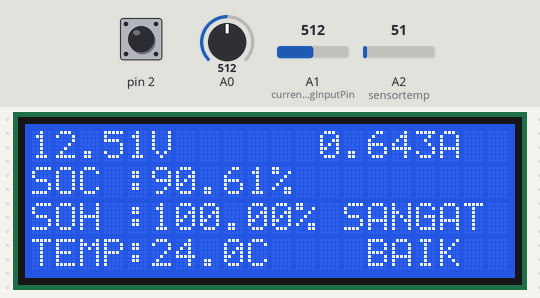
The sketch below on a simulated Arduino Uno, built with avr-gcc and run on an emulated ATmega328P. On the bench: 20×4 character LCD. The test bench sets the inputs (shaded band); at power-on: A1 (currentAnalogInputPin) = 512, pin 2 HIGH, A0 = 512, A2 (sensortemp) = 51. EEPROM starts erased; what the sketch prints to the serial monitor is not drawn. At 9.6 s the program stops and its outputs stay as they are.

Above: at 1.7 s.
1.8 s: A1 (currentAnalogInputPin) set to 408
At 3.1 s:
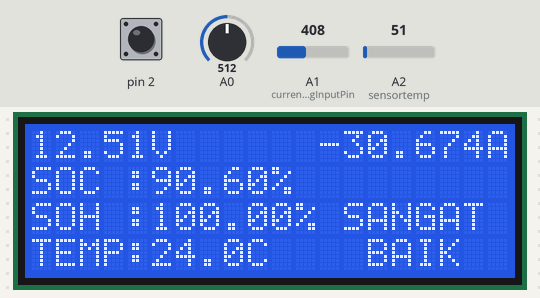
4.9 s: A1 (currentAnalogInputPin) set to 379
At 6.5 s:
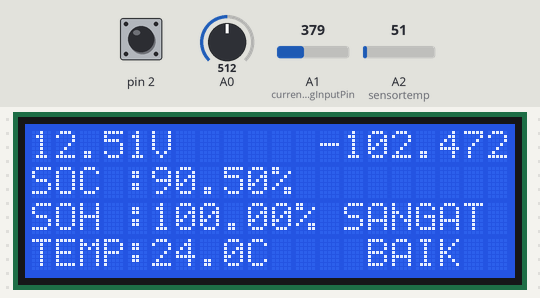
9.2 s: pin 2 pulled LOW for 0.15 s
At 9.7 s:
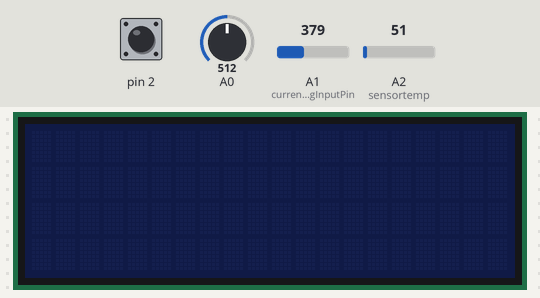
Timing chart, 0 to 11.1 s (numbered marks = the images above; inputs shaded):
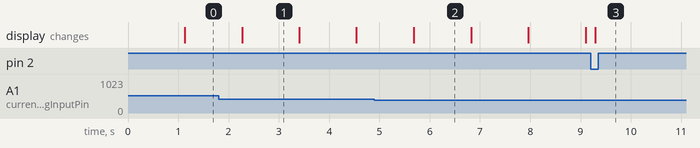

The sketch:

SOC.ino
```cpp
#include<EEPROM.h>
#include "Filter.h"
#include <LiquidCrystal_I2C.h>

LiquidCrystal_I2C lcd (0x27,20,4);

ExponentialFilter<float> FilteredGain(40, 0);
float Qtot=234000;
float Qmax=234000; //65AH in AMin
float soc,soc_batt,soh,sohb;
float ampb,amp;
float volt;
float suhu;
float bantubacaeeprom;

int currentAnalogInputPin = A1;             // Which pin to measure Current Value (A0 is reserved for LCD Display Shield Button function)
float manualOffset = 0.00;                  // Key in value to manually offset the initial value
float mVperAmpValue = 6.25;                 // If using "Hall-Effect" Current Transformer, key in value using this formula: mVperAmp = maximum voltage range (in milli volt) / current rating of CT
                                                    // For example, a 20A Hall-Effect Current Transformer rated at 20A, 2.5V +/- 0.625V, mVperAmp will be 625 mV / 20A = 31.25mV/A
                                                    // For example, a 50A Hall-Effect Current Transformer rated at 50A, 2.5V +/- 0.625V, mVperAmp will be 625 mV / 50A = 12.5 mV/A
float supplyVoltage = 5000;                 // Analog input pin maximum supply voltage, Arduino Uno or Mega is 5000mV while Arduino Nano or Node MCU is 3300mV
float offsetSampleRead = 0;                 /* to read the value of a sample for offset purpose later */
float currentSampleRead  = 0;               /* to read the value of a sample including currentOffset1 value*/
float currentLastSample  = 0;               /* to count time for each sample. Technically 1 milli second 1 sample is taken */
float currentSampleSum   = 0;               /* accumulation of sample readings */
float currentSampleCount = 0;               /* to count number of sample. */
float currentMean ;                         /* to calculate the average value from all samples, in analog values*/
float RMSCurrentMean ;                      /* square roof of currentMean, in analog values */
float FinalRMSCurrent ;
float testData,testDataB;
int a;
float FinalValue;
float inVB,inV;

float readVolt(){
  inVB=inV;
  int value = 0;
  float voltage = 0.0;
  float R1 = 30000.0;
  float R2 = 7500.0;
  value = analogRead(A0);
  voltage = value * (5.0/1023.0);
  inV = voltage / (R2/(R2+R1));
  if(abs(inVB-inV)>0.05){
    return inV;
  }
  else{
    inV=inVB;
    return inVB;
  }
}

float readSuhu(){
  const int sensortemp = A2;
  int tempc;
  float vout;
  float adc;
  adc =analogRead(sensortemp);
  vout= adc /1023.0 *5 ;
  tempc = vout * 100;
  return tempc;
}

float readAmp(){
  while(currentSampleCount<=5000){
    a=analogRead(currentAnalogInputPin);
    FilteredGain.Filter(a);
    a=FilteredGain.Current();
    currentSampleRead = a-511;                  /* read the sample value including offset value*/
    currentSampleSum = currentSampleSum + currentSampleRead ;                                      /* accumulate total analog values for each sample readings*/
    currentSampleCount = currentSampleCount + 1;                                                       /* to count and move on to the next following count */
    delay(0.1);
  }
  currentMean = (currentSampleSum/currentSampleCount);                                                /* average accumulated analog values*/                                                              /* square root of the average value*/
  testData=(((currentMean /1023.0) *supplyVoltage));


  if(abs(testData-testDataB)>0.5){
    FinalValue=testData*0.16939131-0.13606419+0.081818182;
    testDataB=testData;
  }
  else {
    FinalValue=testDataB*0.16939131-0.13606419+0.081818182;
  }
  currentSampleSum =0;                                                                              /* to reset accumulate sample values for the next cycle */
  currentSampleCount=0;
  return FinalValue;
}


void SOC(){
  amp=readAmp();
  if((amp>=-0.06)&& (amp<=0.06)){
    amp=0;
  }
  Serial.println("Amp= " +String(amp,3));
  soc=soc+(1*((amp+ampb)/2));
  soc_batt=(soc*100.0)/Qtot;
  if((amp==ampb) && (amp==0.0)){
    Qtot=soc;
    // EEPROM.put(0,Qtot);
  }
  ampb=amp;

}

void SOH(){
  sohb=soh;
  soh=(Qtot*100.0)/Qmax;
  if(sohb!=soh){
    EEPROM.put(0,soh);
   }
}

void OCV(){
  float teg=readVolt();
  volt=teg;
  Serial.println("TEGANGAN BRO: "+String(teg));
  if(teg>12.7){
    soc=100;
  }
  else if(teg>12.5){
    soc=50*teg-535;
  }
  else if(teg>12.32){
    soc=110.6557377*teg-1293.60655738;
  }
  else if(teg>12.06){
    soc=76.77165354*teg-876.1023622;
  }
  else if(teg>11.58){
    soc=62.85827239*teg-708.14192528;
  }
  else if(teg>11.31){
    soc=37.03703704*teg-408.88888889;
  }
  else if(teg>=10.5){
    soc=12.34567901*teg-129.62962963;
  }
  else{
    soc=0;
  }

  soc=(soc* Qtot)/100.0;
  Serial.println("HASIL OCV: "+String(soc));
}


void cetak(){
  lcd.clear();
  lcd.setCursor(0,0);
  lcd.print(volt,2);
  lcd.print("V");
  if(amp<100){
    lcd.setCursor(12,0);
    lcd.print(amp,3);
    lcd.print("A");
  }
  else {
    lcd.setCursor(12,0);
    lcd.print(amp,2);
    lcd.print("A");
  }
  lcd.setCursor(0,1);
  lcd.print("SOC :");
  lcd.print(soc_batt,2);
  lcd.print("%");

  lcd.setCursor(0,2);
  lcd.print("SOH :");
  lcd.print(soh,2);
  lcd.print("%");

  lcd.setCursor(0,3);
  lcd.print("TEMP:");
  lcd.print(suhu,1);
  lcd.print("C");

  if(soh>90){
    lcd.setCursor(13,2);
    lcd.print("SANGAT");
    lcd.setCursor(14,3);
    lcd.print("BAIK");
  }
  else if (soh>20){
    lcd.setCursor(14,2);
    lcd.print("BAIK");
  }
  else{
    lcd.setCursor(13,2);
    lcd.print("buruk");
  }

  lcd.display();
}

void(* resetFunc) (void) = 0;

void setup(){
  pinMode(2,INPUT_PULLUP);
  Serial.begin(9600);
  ampb=amp;
  Serial.println ("CLEARDATA");
  Serial.println ("LABEL, Volt, SOC ,battSOC , SOH");
  OCV();
  testDataB=testData;
  lcd.init();
  lcd.backlight();
  lcd.clear();
  EEPROM.get(0,bantubacaeeprom);
  if(isnan(bantubacaeeprom)){
    EEPROM.put(0,100.00);
    soh=100;
    Serial.println(String(1)+" "+String("write to eeprom"));
  }
  else{
    if(bantubacaeeprom<100.00){
      soh=bantubacaeeprom;
      Qtot=(bantubacaeeprom*Qmax)/100.0;
      Serial.println(String(3)+" "+String(bantubacaeeprom,2)+" "+String(Qtot,3));

    }
    else{
      soh=100;
      Serial.println(String(4)+" "+String(bantubacaeeprom,2));
    }
  }


}


unsigned long waktuTerakhir=1000;
void loop(){
  if(digitalRead(2)==LOW){
    EEPROM.put(0,100.00);
    Serial.println("RESET EEPROM TO 100");
    resetFunc();
  }
  if(abs(millis()-waktuTerakhir)>=1000){
    waktuTerakhir=millis();
    volt=readVolt();
    suhu = readSuhu();
    SOC();
    SOH();

    //Serial.println ( (String) "DATA," + volt + "," + soc + "," + soc_batt + "," + soh);

    Serial.println("Volt= " +String(volt,3));
    Serial.println("Arus= " +String(amp,3));
    Serial.println("SOC= " +String(soc,3));
    Serial.println("Batt SOC= " +String(soc_batt,3));
    Serial.println("SOH= " +String(soh,3));
    Serial.println("suhu= " +String(suhu,3));
    Serial.println("================================");

    cetak();
    //waktuTerakhir=millis();
  }
  delay(100);
}
```

Measured:
- the behaviour switches between 391 and 390 on A1 (currentAnalogInputPin) (found by bisection; images 1 and 2)
- after the input at 1.8 s, the display: changes after 0.47 s (image 1)
- after the input at 4.9 s, the display: changes after 0.78 s (image 2)
- after the input at 9.2 s, the display: changes after 0.09 s (image 3)
- what the display in image 1 shows lasts 1.1 s, from 2.3 s to 3.4 s
